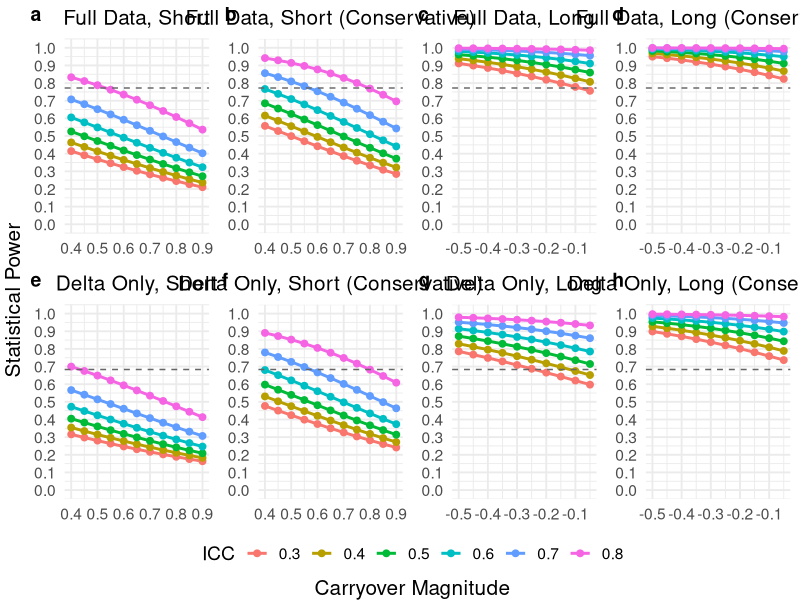

This chart was generated by the following R code:
library(ggplot2)
library(ggpubr)
library(tidyr)
library(patchwork)
library(cowplot)
library(grid)
library(gridExtra)

# Inputs you supply:
n <- 30

control_ssq <- 50 

# Full Data results
d_full_between <- 1.4208
d_full_long <- 1.2190
d_full_short <- 1.0568
d_full_long_conservative <- 1.3271
d_full_short_conservative <- 1.2752

# Delta-Only Results
d_delta_between <- 1.2796
d_delta_long <- 1.0134
d_delta_short <- 0.897
d_delta_long_conservative <- 1.1909
d_delta_short_conservative <- 1.1521

mean_diff_between_cond <- 0.4 # The experimental condition's average = 50 - 50 * 0.4 = 30

carryover_magnitude_short_seq = seq(from = 0.4, to = 0.9, by = 0.05)
carryover_magnitude_long_seq = seq(from = -0.05, to = -0.5, by = -0.05)
icc_seq = seq(from = 0.3, to = 0.8, by = 0.1)


# Estimates the power of an experiment given two conditions: control and experimental
estimate_power_between <- function(mean_diff_between_cond, outcome_effect_size) {
  muD <- mean_diff_between_cond * control_ssq # mean difference in change: (A_post-A_pre)-(B_post-B_pre)
  # print(muD)
  sd_dA <- (control_ssq) / outcome_effect_size       # SD of SSQ change in control condition
  sd_dB <- (control_ssq - muD) / outcome_effect_size        # SD of SSQ change in experimental condition
  
  sdD = (sd_dA+sd_dB)/2
  dz = muD / sdD
    
  # Between-subjects power
  power <- power.t.test(n = n, delta = muD, sd = (sd_dA+sd_dB)/2, type = "two.sample", alternative = "two.sided", sig.level = 0.05)$power # for non-paired
    
  return (list(sdD = sdD, dz = dz, power = power))
}

estimate_power_within <- function(
    carryover_magnitude, # the amount of carryover effect relative to the main effect (Me/M)
    mean_diff_between_cond, # the mean difference between control and experimental conditions relative to the control condition
    outcome_effect_size, # the effect size of the estimated per condition effect size of the experiment outcome
    r_delta, # the interclass correlation coefficient between the control and experimental conditions; could use different
    within_or_between # within- or between-subjects
    ) {
  
  muD <- (1-carryover_magnitude*0.5) * mean_diff_between_cond * control_ssq # mean difference in change: (A_post-A_pre)-(B_post-B_pre)
  # print(muD)
  sd_dA <- (control_ssq) / outcome_effect_size       # SD of change in A
  sd_dB <- (control_ssq - muD) / outcome_effect_size        # SD of change in B

  
  sdD <- sqrt(sd_dA^2 + sd_dB^2 - 2*r_delta*sd_dA*sd_dB)
  dz <- muD / sdD
  
  if (within_or_between) {
    # Within-subjects power
    power <- power.t.test(n = n, delta = muD, sd = sdD, type = "paired", alternative = "two.sided", sig.level = 0.05)$power # for paired tests
  } else {
    # Between-subjects power
    power <- power.t.test(n = n, delta = muD, sd = (sd_dA+sd_dB)/2, type = "two.sample", alternative = "two.sided", sig.level = 0.05)$power # for non-paired
  }
  
  return (list(sdD = sdD, dz = dz, power = power))
}

# Estimate the power of between subjects design for full and delta results
power_full_between <- estimate_power_between(mean_diff_between_cond, d_full_between)$power
power_full_between
power_delta_between <- estimate_power_between(mean_diff_between_cond, d_delta_between)$power
power_delta_between
  
column_names <- c("OutcomeEffectSize", "StudyType", "CarryoverMagnitude", "ICC", "Power")

all_estimation <- function(d, 
                            seq_carryover_magnitude, 
                            seq_icc_delta) {
  power_results <- data.frame(matrix(nrow = 0, ncol = length(column_names)))
  colnames(power_results) <- column_names
  
  for (carryover_magnitude in seq_carryover_magnitude) {
    for (r_delta in seq_icc_delta) {
      power_estimation = estimate_power_within(carryover_magnitude, mean_diff_between_cond, d, r_delta, TRUE)
      # cat("Short, Carryover_magnitude: ", carryover_magnitude, ",r_delta: ", r_delta, ",Power: ", power_estimation$power, "\n")
      new_row <- data.frame(OutcomeEffectSize = d, StudyType = "Short", CarryoverMagnitude = carryover_magnitude, ICC = r_delta, Power = power_estimation$power)
      
      power_results <- rbind(power_results, new_row)
    }
  }
  
  return (power_results)
}


visualize_estimations <- function(power_results, between_line, carryover_magnitude_seq, figure_title) {
  power_results$ICC <- factor(power_results$ICC)
  
  is_desc <- length(carryover_magnitude_seq) >= 2 &&
    carryover_magnitude_seq[1] > carryover_magnitude_seq[length(carryover_magnitude_seq)]
  
  x_limits <- range(carryover_magnitude_seq, na.rm = TRUE)  # always c(min, max)
  
  p <- ggplot(power_results,
              aes(x = CarryoverMagnitude, y = Power, color = ICC, group = ICC)) +
    geom_line(linewidth = 1) +
    geom_point(size = 2) + 
    guides(
      color = guide_legend(
        nrow = 1,
        byrow = TRUE
      )
    ) +
    scale_y_continuous(limits = c(0, 1), breaks = seq(0, 1, 0.1)) +
    labs(
      x = NULL,
      y = NULL,
      color = "ICC",
      title = figure_title
    ) +
    theme_minimal(base_size = 14) +
    theme(
      plot.title = element_text(hjust = 0.5, size = 15),
      axis.title.x = element_blank(),
      axis.title.y = element_blank(),
      legend.position = "bottom",
      legend.direction = "horizontal"
    ) +
    geom_hline(yintercept = between_line, linetype = "dashed", color = "grey40")
  
  # Apply exactly one x scale, then return it
  if (is_desc) {
    p + scale_x_reverse(limits = x_limits, breaks = carryover_magnitude_seq)
  } else {
    p + scale_x_continuous(limits = x_limits, breaks = carryover_magnitude_seq)
  }
  
  return(p)
}


power_estimate_and_visualize <- function(d, carryover_seq, power_between, title) {
  power_results <- all_estimation(d, carryover_seq, icc_seq)
  visualize_estimations(power_results, power_between, carryover_seq, title)
}

create_all_plots <- function() {
  # Power estimations
  # Full short
  plot_full_short <- power_estimate_and_visualize(
    d_full_short, 
    carryover_magnitude_short_seq, 
    power_full_between,
    "Full Data, Short"
    )
  
  # Full short conservative
  plot_full_short_conservative <- power_estimate_and_visualize(
    d_full_short_conservative, carryover_magnitude_short_seq, power_full_between,
                                                               "Full Data, Short (Conservative)")
  
  # Full long
  plot_full_long <- power_estimate_and_visualize(
    d_full_long, carryover_magnitude_long_seq, power_full_between,
                                                 "Full Data, Long")
  
  # Full long conservative
  plot_full_long_conservative <- power_estimate_and_visualize(
    d_full_long_conservative, carryover_magnitude_long_seq, power_full_between,
                                                              "Full Data, Long (Conservative)")
  
  
  # Delta short 
  plot_delta_short <- power_estimate_and_visualize(
    d_delta_short, carryover_magnitude_short_seq, power_delta_between,
    "Delta Only, Short")
  
  # Delta short conservative
  plot_delta_short_conservative <- power_estimate_and_visualize(
    d_delta_short_conservative, carryover_magnitude_short_seq, power_delta_between,
    "Delta Only, Short (Conservative)")
  
  # Delta long
  plot_delta_long <- power_estimate_and_visualize(
    d_delta_long, carryover_magnitude_long_seq, power_delta_between,
    "Delta Only, Long")
  
  # Delta long conservative
  plot_delta_long_conservative <- power_estimate_and_visualize(
    d_delta_long_conservative, carryover_magnitude_long_seq, power_delta_between,
    "Delta Only, Long (Conservative)")
  
  # --- ensure NO per-panel axis titles; keep legend only in one plot initially ---
  strip_axes <- theme(axis.title.x = element_blank(),
                      axis.title.y = element_blank())
  

  # ---- remove per-panel axis titles (keep ticks) ----
  strip_axes <- theme(axis.title.x = element_blank(),
                      axis.title.y = element_blank())
  
  plots <- list(
    plot_full_short + strip_axes,
    plot_full_short_conservative + strip_axes,
    plot_full_long + strip_axes,
    plot_full_long_conservative + strip_axes,
    plot_delta_short + strip_axes,
    plot_delta_short_conservative + strip_axes,
    plot_delta_long + strip_axes,
    plot_delta_long_conservative + strip_axes
  )
  
  # ---- Arrange 2 rows × 4 columns with ONE shared legend ----
  fig <- ggarrange(
    plotlist = plots,
    nrow = 2, ncol = 4,
    labels = letters[1:8],        # (a) ... (h)
    common.legend = TRUE,
    legend = "bottom",
    align = "hv"
  )
  
  # ---- Add global axis titles (one copy only) ----
  fig2 <- annotate_figure(
    fig,
    left = text_grob("Statistical Power", rot = 90, size = 15),
    bottom = text_grob("Carryover Magnitude", size = 15)
  )
  
  fig2
}

create_all_plots()
